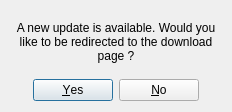
<?xml version="1.0" encoding="UTF-8"?>
<ui version="4.0">
 <class>UpdateDialog</class>
 <widget class="QDialog" name="UpdateDialog">
  <property name="geometry">
   <rect>
    <x>0</x>
    <y>0</y>
    <width>232</width>
    <height>112</height>
   </rect>
  </property>
  <property name="font">
   <font>
    <kerning>true</kerning>
   </font>
  </property>
  <property name="windowTitle">
   <string>Update available</string>
  </property>
  <layout class="QVBoxLayout" name="verticalLayout">
   <item>
    <widget class="QLabel" name="label">
     <property name="text">
      <string>A new update is available. Would you like to be redirected to the download page ?</string>
     </property>
     <property name="alignment">
      <set>Qt::AlignCenter</set>
     </property>
     <property name="wordWrap">
      <bool>true</bool>
     </property>
    </widget>
   </item>
   <item>
    <widget class="QDialogButtonBox" name="buttonBox">
     <property name="orientation">
      <enum>Qt::Horizontal</enum>
     </property>
     <property name="standardButtons">
      <set>QDialogButtonBox::No|QDialogButtonBox::Yes</set>
     </property>
     <property name="centerButtons">
      <bool>true</bool>
     </property>
    </widget>
   </item>
  </layout>
 </widget>
 <resources/>
 <connections>
  <connection>
   <sender>buttonBox</sender>
   <signal>accepted()</signal>
   <receiver>UpdateDialog</receiver>
   <slot>accept()</slot>
   <hints>
    <hint type="sourcelabel">
     <x>248</x>
     <y>254</y>
    </hint>
    <hint type="destinationlabel">
     <x>157</x>
     <y>274</y>
    </hint>
   </hints>
  </connection>
  <connection>
   <sender>buttonBox</sender>
   <signal>rejected()</signal>
   <receiver>UpdateDialog</receiver>
   <slot>reject()</slot>
   <hints>
    <hint type="sourcelabel">
     <x>316</x>
     <y>260</y>
    </hint>
    <hint type="destinationlabel">
     <x>286</x>
     <y>274</y>
    </hint>
   </hints>
  </connection>
 </connections>
</ui>
